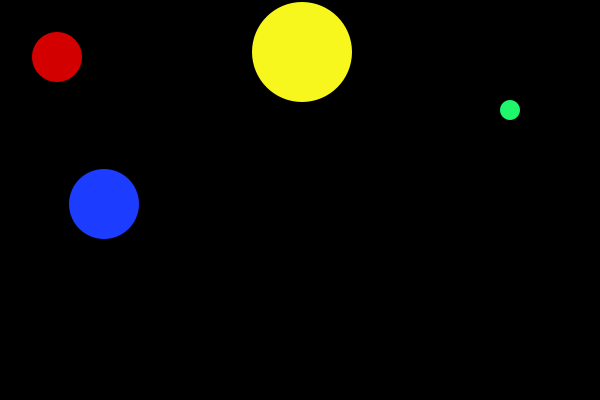
Frame 1 (no input)
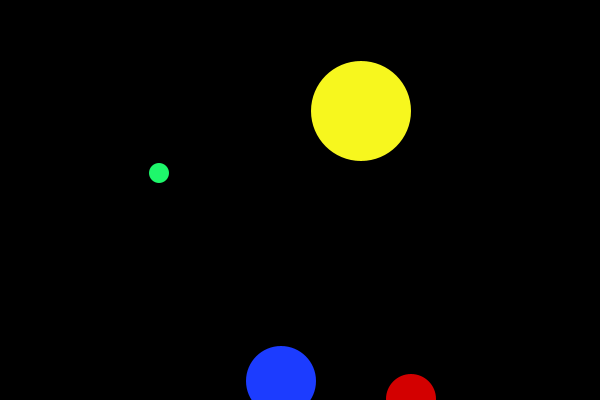
Frame 60 (the mouse pressed at the canvas centre just before this capture)
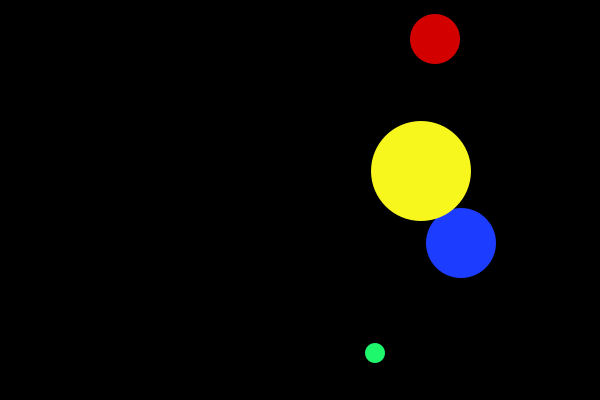
Frame 120 (the mouse held since frame 60 and released just before this capture)

The Processing sketch that drew these frames (run headless with seeded random() and noise(); from frame 60 on, the mouse is pressed at the canvas centre):

// Processing sketch: processing_40160
// ── processing_40160.pde

Ball myBall1;
Ball myBall2;
Ball myBall3;
Ball myBall4;

void setup() {
  size(600, 400);
  myBall1 = new Ball(50, 50, 50, 6, #D30000);
  myBall2 = new Ball(100, 200, 70, 3, #1C3CFF);
  myBall3 = new Ball(300,50,100, 1, #F7F71E);
  myBall4 = new Ball(500,100,20, 9, #1EF76B);
}

void draw() {
  background(0);
  myBall1.go();
  myBall2.go();
  myBall3.go();
  myBall4.go();
}
class Ball {
  int speed;
  int Xspeed;
  int Yspeed;
  int Xp;
  int Yp;
  int dia;
  color Ballcolor;
  //x= starting X point, y= starting Y point
  //i= size of circle, s= moving speed
  Ball(int x, int y, int i, int s, color c) {
    Xp = x;
    Yp = y;
    dia = i; 
    Xspeed = s;
    Yspeed = s;
    speed = s;
    // ellipse(Xp, Yp, dia, dia);   
    Xp++;
    Yp++;
    Ballcolor = c;
  }

  void go() {
    bounce();
    Xp+=Xspeed;
    Yp+=Yspeed;
    smooth();
    noStroke();
    fill(Ballcolor);
    ellipse(Xp, Yp, dia, dia);
//    println(Xp+", "+Yp+", "+dia);
  }
  void bounce() {
    if (Xp>=width ) Xspeed = -speed;
    else if (Xp <= 0) Xspeed = speed;
    if (Yp>=height ) Yspeed = -speed;
    else if (Yp <= 0) Yspeed = speed;
  }
}


                
                                
